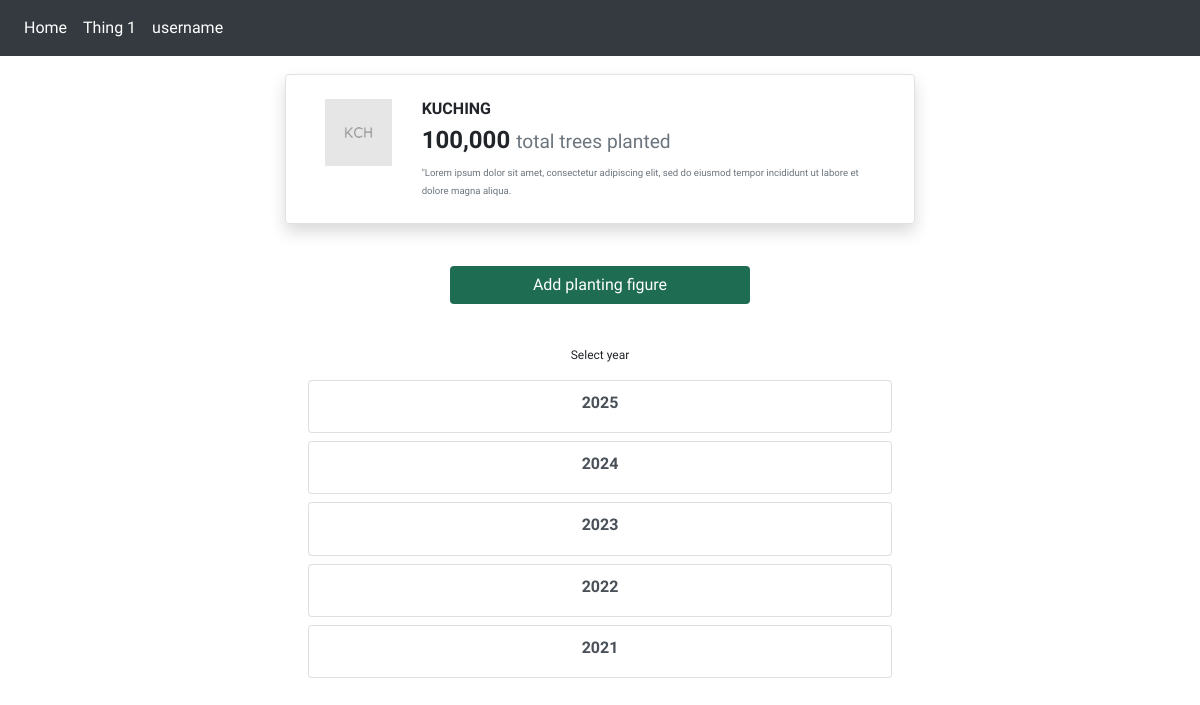
Page /kuching_index/ on the committed database.
### figure/models.py (models this page shows, shortened)
class FigureByDivision(models.Model):
	division_name = models.CharField(max_length=20, choices=DIVISION_CHOICES, default='KUCHING')
	division_total_trees = models.IntegerField()
	division_description = models.TextField(null=True)
	division_img = models.ImageField('Division Image', null=True, upload_to='division_img/')
	class Meta:
		ordering = ['-division_total_trees']

### figure/views.py (the view)
# urls.py: path('kuching_index/', kuching_index_view, name='kuching_index'),
def kuching_index_view(request):
	kch_fd = fd_queryset.filter(division_name__icontains='Kuching')
	return render(request, 'figure/kuching_index.html', {'kch_fd':kch_fd})

### figure/templates/figure/kuching_index.html (shortened to what this page needs)
{% extends 'base.html' %}
{% block content %}
<br>
<div class="custom-div">
	{% for fd in kch_fd %}
	<div class="row border rounded shadow p-4">
		<div class="col-2">
			<img class="w-100" src="{{ fd.division_img.url }}">
		</div>
		<div class="col-10">
			<h6>{{ fd.division_name }}</hh6>
			<h4>{{ fd.division_total_trees }} <small class="text-muted">total trees planted</small></h4>
			<small class="text-muted">{{ fd.division_description }}</small>
		</div>
	</div>
	{% endfor %}
	<br>
	<div class="custom-div mt-4 mb-4">
		<a href="{% url 'planting_figure_add' %}">
			<button class="btn btn-custom w-100">Add planting figure</button>
		</a>
	</div>
	<br>
	<p class="text-center">Select year</p>
	<div class="list-group text-center m-2">
		<a class="list-group-item list-group-item-action flex-column align-items-start" href="{% url 'kuching_2025' %}">
			<h6 class="link-color">2025</h6>
		</a>
	</div>
	<div class="list-group text-center m-2">
		<a class="list-group-item list-group-item-action flex-column align-items-start" href="{% url 'kuching_2024' %}">
			<h6 class="link-color">2024</h6>
		</a>
	</div>
	<div class="list-group text-center m-2">
		<a class="list-group-item list-group-item-action flex-column align-items-start" href="{% url 'kuching_2023' %}">
			<h6 class="link-color">2023</h6>
		</a>
	</div>
	<div class="list-group text-center m-2">
		<a class="list-group-item list-group-item-action flex-column align-items-start" href="{% url 'kuching_2022' %}">
			<h6 class="link-color">2022</h6>
		</a>
	</div>
	<div class="list-group text-center m-2">
		<a class="list-group-item list-group-item-action flex-column align-items-start" href="{% url 'kuching_2021' %}">
			<h6 class="link-color">2021</h6>
		</a>
	</div>
</div>
<br>
<br>
{% endblock %}

### flrdashboard/static/css/main.css (style rules this page uses)
@media screen and (min-width: 600px) { .custom-div { margin: auto; width: 50%; } }
body { font-family: 'Work Sans', Sans-Serif; font-size: 12px; }
h1, h2, h3, h4, h5, h6 { font-family: 'Cardo', serif; font-weight: bold; }
.btn-custom { background-color: #1E6D52; color: #fff; }

### rows in the picture
FigureByDivision: division_img (picture), division_name "KUCHING", division_total_trees "100,000", division_description "\"Lorem ipsum dolor sit amet, consectetur adipiscing elit, sed do eiusmod tempor incididunt ut labore et dolore magna aliqua."
